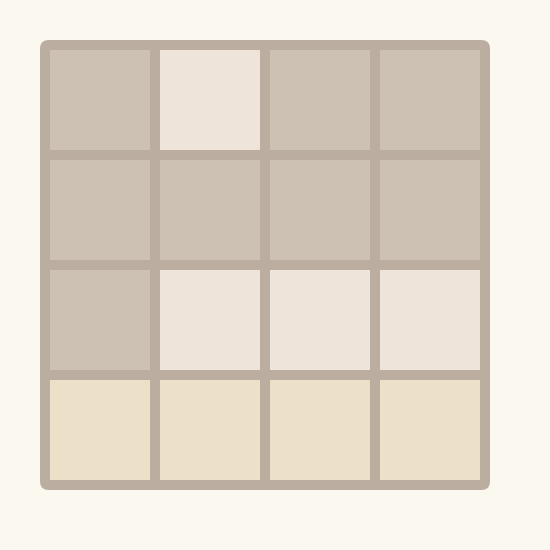
Frame 1 (no input)
Frame 60 (the mouse pressed at the canvas centre just before this capture): identical to frame 1, image omitted
Frame 120 (the mouse held since frame 60 and released just before this capture): identical to frame 1, image omitted

The Processing sketch that drew this single still picture (run headless with seeded random() and noise(); from frame 60 on, the mouse is pressed at the canvas centre):

// Processing sketch: week09_5_processing_2048_array
// ── week09_5_processing_2048_array.pde
// week09_5_processing_2048_array
// 修改自 week09_4_processing_2048_again
// 自己寫 2048 配上聲音, 慢慢來, 從簡單到完整
void setup(){
  size(550, 550);
}
// week09_5 多了陣列的宣告
int [][]a = { {0, 2, 0, 0}, {0, 0, 0, 0}, {0, 2, 2, 2}, {4, 4, 4, 4} };
void draw(){
  background(250, 248, 239); 
  noStroke(); // 不要黑線
  fill(187, 173, 160); // 大格子的色彩
  rect(40, 40, 450, 450, 9); // 大格子
  for(int i=0; i<4; i++){ // 用迴圈, 畫4x4
    for(int j=0; j<4; j++){
      int x = 50 + j*(100+10);
      int y = 50 + i*(100+10); // 加點位移、間隔
      fill (tileColor( a[i][j] )); // week09_5 改成呼叫 tileColor 函式查色彩
      //fill(238, 228, 218); // 小格子的色彩
      rect(x, y, 100, 100);
    }
  }
}
int tileColor(int n) { // week09_5這個函式, 是 week09_3 最後面拿來用的
  switch(n) {
    case 0:return color(205,193,180);
    case 2:return color(238,228,218);
    case 4:return color(237,224,200);
    case 8:return color(242,177,121);
    case 16:return color(245,149,99);
    case 32:return color(246,124,95);
    case 64:return color(246,94,59);
    case 128:return color(237,207,114);
    case 256:return color(237,204,97);
    case 512:return color(237,200,80);
    case 1024:return color(237,197,63);
    default:return color(237,194,46);
  }
 }
